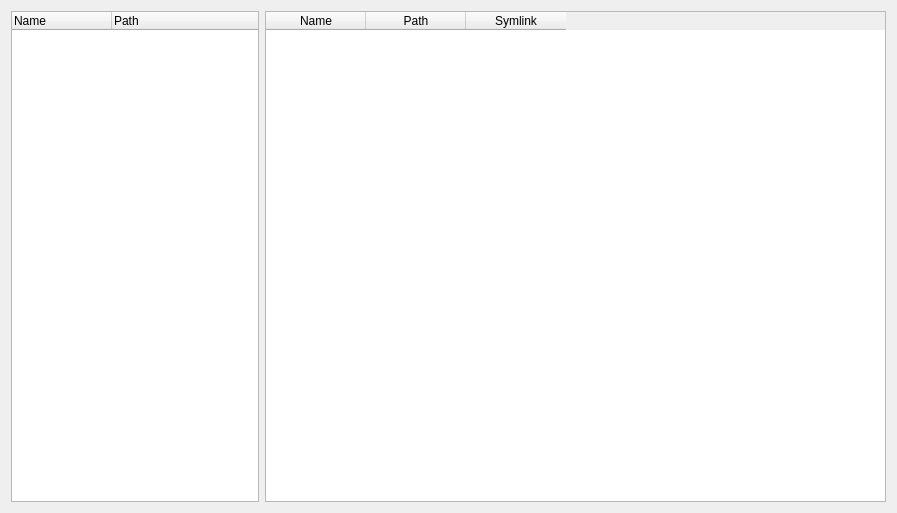
<?xml version="1.0" encoding="UTF-8"?>
<ui version="4.0">
 <class>FileTree</class>
 <widget class="QWidget" name="FileTree">
  <property name="geometry">
   <rect>
    <x>0</x>
    <y>0</y>
    <width>897</width>
    <height>513</height>
   </rect>
  </property>
  <property name="windowTitle">
   <string>Form</string>
  </property>
  <layout class="QGridLayout" name="gridLayout" rowstretch="0" columnstretch="2,5,0">
   <item row="0" column="0">
    <widget class="QTreeWidget" name="treeWidget_dir">
     <column>
      <property name="text">
       <string>Name</string>
      </property>
     </column>
     <column>
      <property name="text">
       <string>Path</string>
      </property>
     </column>
    </widget>
   </item>
   <item row="0" column="1">
    <widget class="QTableWidget" name="tableWidget_files">
     <column>
      <property name="text">
       <string>Name</string>
      </property>
     </column>
     <column>
      <property name="text">
       <string>Path</string>
      </property>
     </column>
     <column>
      <property name="text">
       <string>Symlink</string>
      </property>
     </column>
    </widget>
   </item>
  </layout>
 </widget>
 <resources/>
 <connections/>
</ui>
